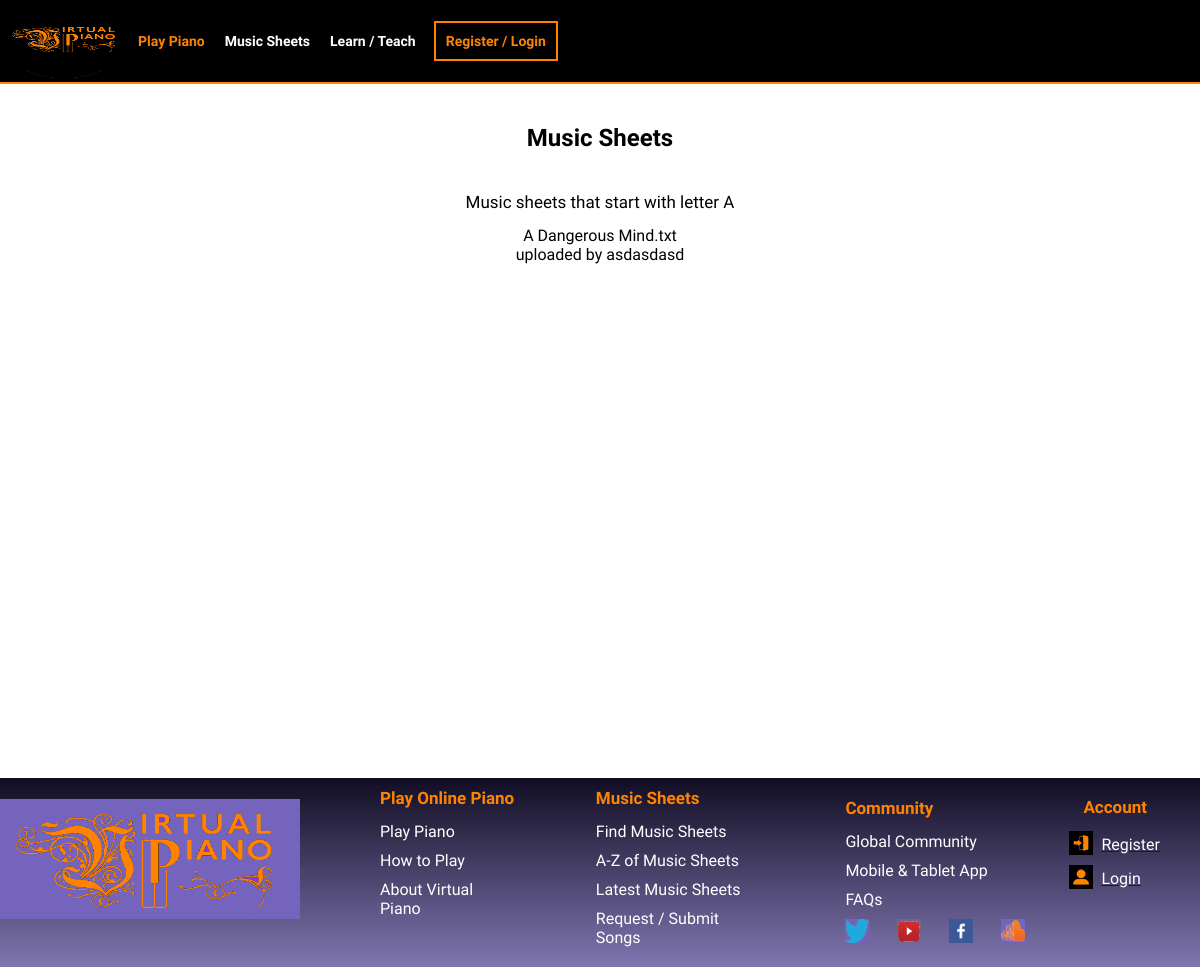
Before: /music/sheets?letter=A with the older database file.
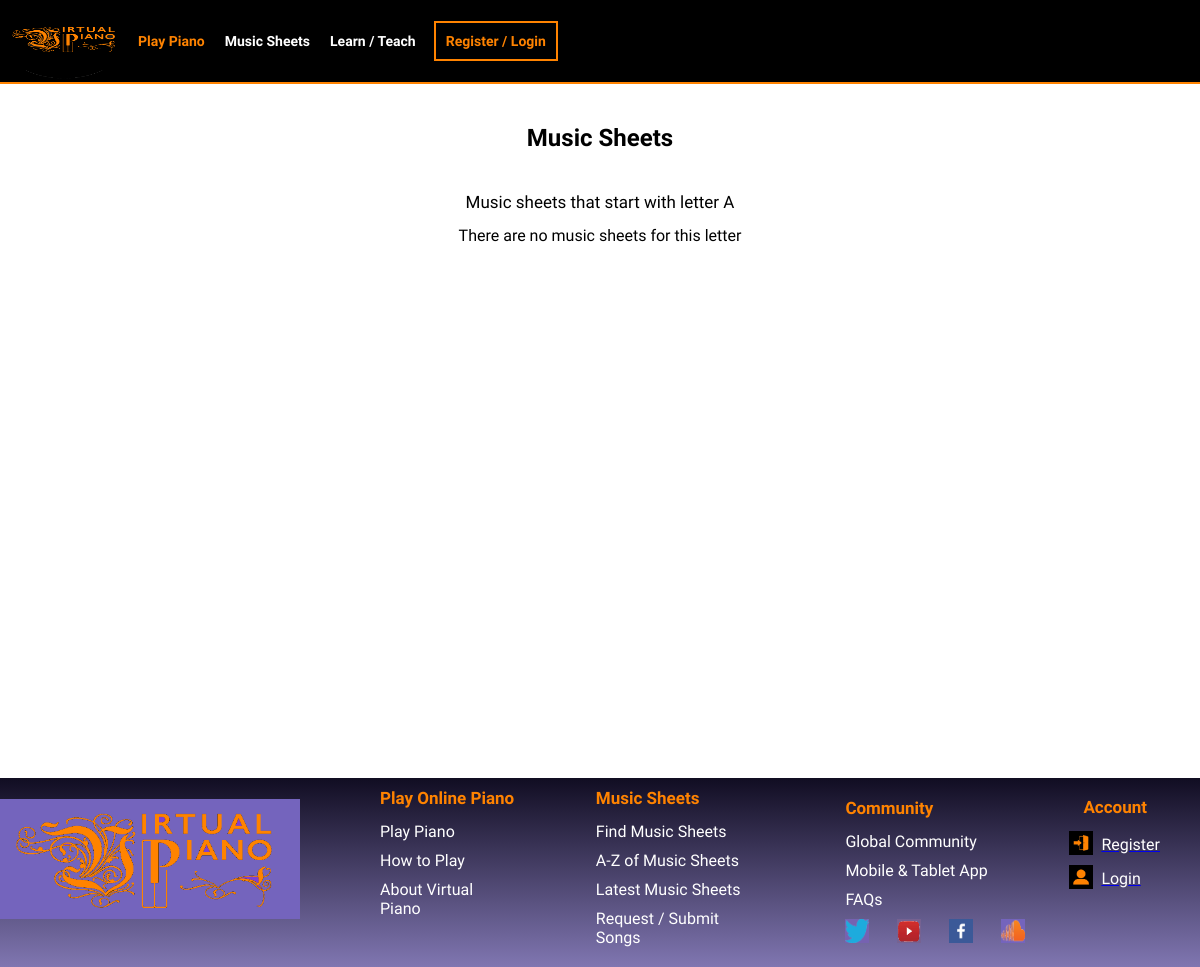
After: the same page with the newer database file.
### app.py (models this page shows, shortened)
class MusicSheet(db.Model):
    __bind_key__ = "music_sheets"
    id = db.Column(db.Integer, primary_key=True)
    title = db.Column(db.String(100), nullable=False, unique=True)
    content = db.Column(db.Text, nullable=False)
    author = db.Column(db.String(100), nullable=False)
    genre = db.Column(db.String(100))
    datetime = db.Column(db.DateTime, default = datetime.utcnow)

### app.py (the view)
@app.route('/music/sheets')
def music_sheets():
    letter = request.args.get('letter')
    music_sheets = get_music_sheets_letter(letter)
    logging.info(music_sheets)
    if current_user.is_anonymous:
        return render_template("music/sheets.html", letter = letter, music_sheets = music_sheets)
    return render_template("music/sheets.html", loggedinuser = current_user.username, letter = letter, music_sheets = music_sheets)

### app.py (called while the page is built)
def get_music_sheets_letter(letter):
    music_sheets_for_letter = []
    for i in range(len(MusicSheet.query.all())):
        dict1 = vars(MusicSheet.query.all()[i])
        if dict1["title"][0] == letter: #or dict1["title"][0] == letter.lower():
            music_sheets_for_letter.append(dict1)
    return music_sheets_for_letter

### Templates/music/sheets.html (shortened to what this page needs)
{% extends 'base.html' %}
{% block head %}
<link rel = "stylesheet" href = "{{ url_for('static', filename = '/css/sheets.css') }}">
{% endblock %}
{% block body %}
    <div class = "sheets">
        <div class = "sheets_title">
            Music Sheets
        </div>
        {% if letter %}
        <div class = "sheets_title_letter">
                Music sheets that start with letter {{ letter }}
        </div>
        {% endif %}
        {% if music_sheets|length > 0 %}
        {% for sheet in music_sheets %}
            {{ sheet.title }} <br>
            uploaded by {{ sheet.author }} <br>
        {% endfor %}
        {% else %}
        There are no music sheets for this letter
        {% endif %}
    </div>
{% endblock %}

### Templates/base.html (shortened to what this page needs)
<!DOCTYPE html>
<html lang="en">
<head>
    <link rel = "stylesheet" href = "{{ url_for('static', filename = '/css/base.css') }}">
    {% block head %}
    {% endblock %}
</head>
<body>
    <div class = "header_menu">
        <div class = "header_logo">
            <img src = "{{ url_for('static', filename = '/images/virtual-piano-keyboard-logo.png') }}">
        </div>
        <div class = "header_menu_item active">
            <a href = "/">
                Play Piano
            </a>
        </div>
        <div class = "header_menu_item">
            <a href = "/music">
                Music Sheets
            </a>
        </div>
        <div class = "header_menu_item">
            <a href = "/learn_teach">
                Learn / Teach
            </a>
        </div>
        <div class = "header_search">
        </div>
        {% if not loggedinuser %}
        <div class = "changetodoonhover header_register_login">
            <a id = "registerloginlink" href = "/login/">
                Register / Login
            </a>
        </div>
        {% endif %}
    </div>
    {% block body %}
    {% endblock %}
    <div class = "footer">
        <div class = "footer_logo">
            <img src = "{{ url_for('static', filename = '/images/virtual-piano-keyboard-logo-footer.png') }}" style = "margin-top:-24px">
        </div>
        <div class = "footer_item" style = "margin-left:80px">
            <div class = "footer_item_title">
                Play Online Piano
            </div>
            <div class = "footer_item_content">
                <div class = "footer_item_content_item" id = "link_play">
                    <a href = "/">
                    Play Piano
                    </a>
                </div>
                <div class = "footer_item_content_item" id = "link_how">
                    <a href = "/">
                    How to Play
                    </a>
                </div>
                <div class = "footer_item_content_item" id = "link_about">
                    <a href = "/">
                    About Virtual Piano
                    </a>
                </div>
                <div class = "footer_item_content_item">
                </div>
            </div>
        </div>
        <div class = "footer_item">
            <div class = "footer_item_title">
                Music Sheets
            </div>
            <div class = "footer_item_content">
                <div class = "footer_item_content_item" id = "find_music_sheets">
                    <a href = "/music">
                        Find Music Sheets
                    </a>
                </div>
                <div class = "footer_item_content_item" id = "list_music_sheets">
                    A-Z of Music Sheets
                </div>
                <div class = "footer_item_content_item" id = "latest_music_sheets">
                    Latest Music Sheets
                </div>
                <div class = "footer_item_content_item" id = "request_submit_songs">
                    Request / Submit Songs
                </div>
            </div>
        </div>
        <div class = "footer_item">
            <div class = "footer_item_title">
                Community
            </div>
            <div class = "footer_item_content">
                <div class = "footer_item_content_item">
                    Global Community
                </div>
                <div class = "footer_item_content_item">
                    Mobile & Tablet App
                </div>
                <div class = "footer_item_content_item">
                    FAQs
                </div>
                <div class = "footer_item_content_socials">
                    <a href = "https://twitter.com/bestpiano">
                        <img class = "link_socials" src = "{{ url_for('static', filename = '/images/twitter-logo.png') }}" style = "margin-left:0px">
                    </a>
                    <a href = "https://www.youtube.com/user/cmagicspiano">
                        <img class = "link_socials" src = "{{ url_for('static', filename = '/images/youtube-logo.png') }}">
                    </a>
                    <a href = "https://www.facebook.com/VirtualPiano">
                        <img class = "link_socials" src = "{{ url_for('static', filename = '/images/facebook-logo.png') }}">
                    </a>
                    <a href = "https://soundcloud.com/virtual-piano">
                        <img class = "link_socials" src = "{{ url_for('static', filename = '/images/soundcloud-logo.png') }}">
                    </a>
                </div>
            </div>
        </div>
        <div class = "footer_item" style = "margin-top:19px; margin-left:4px;">
            <div class = "footer_item_title">
                Account
            </div>
            <div class = "footer_item_content">
                <a href = "/register">
                    <div class = "footer_item_content_item">
                        <div class = "footer_item_register">
                            <img src = "{{ url_for('static', filename = '/images/login-icon-1.jpg') }}">
                            <div class = "footer_item_register_content">
                                    Register
                            </div>
                        </div>
                    </div>
                </a>
                <a href = "/login">
                    <div class = "footer_item_content_item">
                        <div class = "footer_item_register">
                                <img src = "{{ url_for('static', filename = '/images/login-icon-2.jpg') }}">
                                <div class = "footer_item_register_content">
                                        Login
                                </div>
                        </div>
                    </div>
                </a>
                <div class = "footer_item_content_item">
                </div>
                <div class = "footer_item_content_item">
                </div>
            </div>
        </div>
    </div>
</body>
</html>

### static/css/base.css (style rules this page uses)
body { margin:0; padding:0; box-sizing:border-box; font-family:"Spartan", sans-serif; position:relative; }
:root { --do:#ff8300; }
.header_menu { background-color:#000; font-size:14px; font-weight:bold; display:flex; align-items:center; border-bottom:2px solid var(--do); }
.header_menu img { height:79px; width:128px; }
.header_menu_item { min-width: fit-content; color:#fff; margin-inline: 10px; display:flex; }
.header_menu_item a { color:#fff; text-decoration:none; }
.active, .active a { color:var(--do); }
.header_register_login { padding:10px; color:var(--do); border:2px solid var(--do); }
.header_register_login a { color:var(--do); text-decoration:none; }
.footer { min-height:180px; color:#fff; background-image:linear-gradient(to bottom,rgba(17,13,34,1),rgba(76,62,145,.71)); display:flex; justify-content:center; align-items:center; }
.footer_logo img { height:120px; width:300px; }
.footer_item { margin-inline:40px; margin-top:10px; margin-bottom:10px; }
.footer_item_title { margin-bottom:14px; font-weight: 700; font-size: 17px; color:var(--do); }
.footer_item_content_item { color:#fff; margin:10px 0 10px 0; }
.footer_item_content_item a { color:inherit; text-decoration:none; }
.footer_item_content_socials { display:flex; }
.footer_item_content_socials img { height:24px; width:24px; margin-inline:14px; }
.footer_item_register { display:flex; }
.footer_item_register img { margin-left:-14px; margin-right:4px; height:24px; width:24px; }
.footer_item_register_content { margin-left:4px; margin-top:4px; }

### static/css/sheets.css (style rules this page uses)
.sheets { min-height:654px; text-align:center; }
.sheets_title { margin-top:40px; margin-bottom:40px; font-size:24px; font-weight:bold; }
.sheets_title_letter { font-size:17px; margin-bottom:14px; }

Changed rows visible on the page:
removed MusicSheet: title "A Dangerous Mind.txt", author "asdasdasd"
Other visible differences:
text now shown: "There are no music sheets for this letter"
